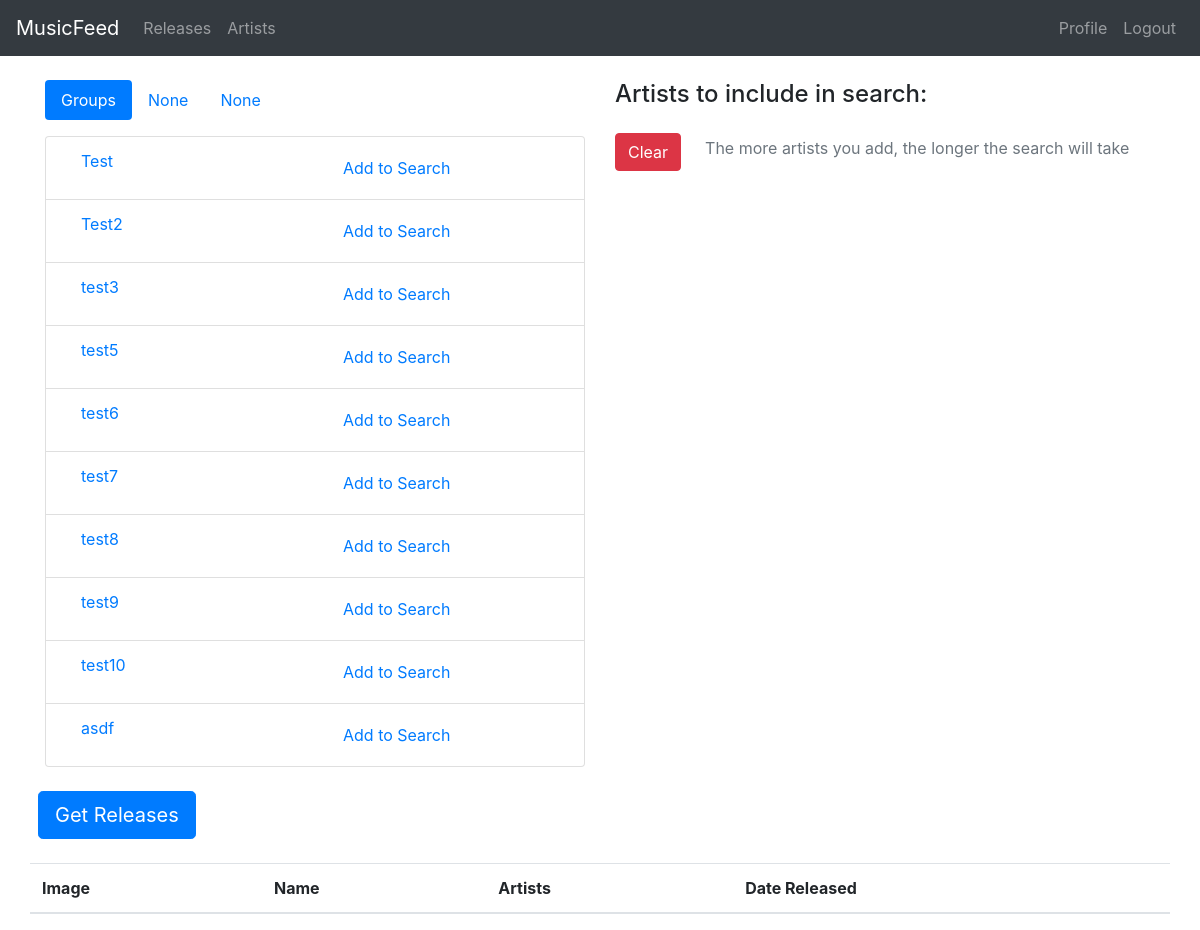
Page /releases/ (signed in) on the earlier database version.
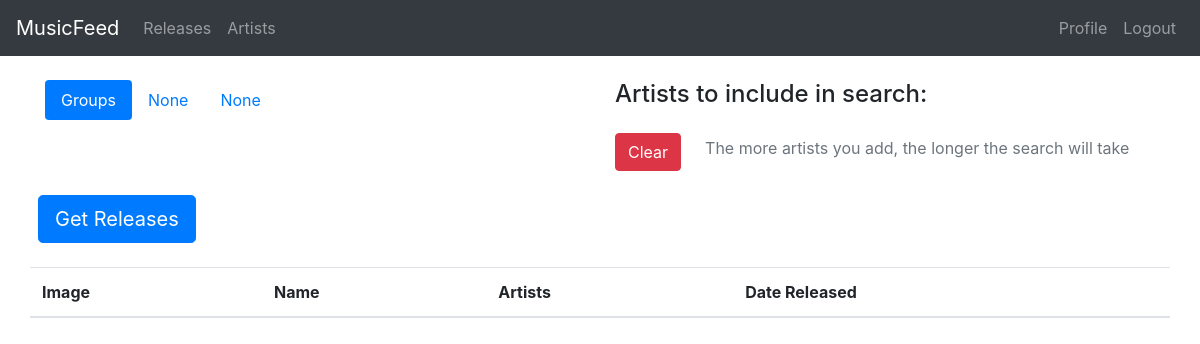
Same page on the later database version.
### feed/models.py (models this page shows, shortened)
class ArtistGroup(models.Model):
    name = models.CharField(max_length=50)
    artists = models.ManyToManyField(Artist)
    author = models.ForeignKey(User, on_delete=models.CASCADE)

### feed/views.py (the view)
# urls.py: path('releases/', views.releases, name='feed-releases'),
def releases(request):
    context = {
        'title':'Releases'
    }
    context['artistgroups'] = request.user.artistgroup_set.all()
    return render(request, 'feed/releases.html', context)

### feed/templates/feed/releases.html (shortened to what this page needs)
{% extends "feed/base.html" %}
{% block content %}
    <div class="row">
        <div class="col-12 col-md-6 mb-4 release-search-setup">
            <ul class="nav nav-pills mb-3" id="pills-tab" role="tablist">
                <li class="nav-item">
                    <a class="nav-link active" id="pills-home-tab" data-toggle="pill" href="#pills-home" role="tab" aria-controls="pills-home" aria-selected="true">Groups</a>
                </li>
                <li class="nav-item">
                    <a class="nav-link" id="pills-profile-tab" data-toggle="pill" href="#pills-profile" role="tab" aria-controls="pills-profile" aria-selected="false">None</a>
                </li>
                <li class="nav-item">
                    <a class="nav-link" id="pills-contact-tab" data-toggle="pill" href="#pills-contact" role="tab" aria-controls="pills-contact" aria-selected="false">None</a>
                </li>
            </ul>
                <div class="tab-content" id="pills-tabContent">
                    <div class="tab-pane fade show active" id="pills-home" role="tabpanel" aria-labelledby="pills-home-tab">
                        <div class="list-group">
                            {% for group in artistgroups %}
                                <li class="list-group-item">
                                    <div class="container">
                                        <div class="row">
                                            <div class="col">
                                                <a href="#">{{ group.name }}</a>
                                            </div>
                                            <div class="d-flex col align-items-center">
                                                <button type="button" class="btn btn-link add-group-button" data-group-id="{{ group.id }}" id="addGroupToForm">Add to Search</button>
                                            </div>
                                        </div>
                                    </div>
                                </li>
                            {% endfor %}
                        </div>
                    </div>
            </div>
        </div>
        <div class="col-12 col-md-6 mb-4 release-search-setup">
            <h4>Artists to include in search:</h4>
            <div class="d-flex align-items-center">
                <button class="btn btn-danger btn-small mt-2 mr-4" id="clearAddedArtists">Clear</button>
                <footer class="text-muted">The more artists you add, the longer the search will take</footer>
            </div>
        </div>
    </div>
    <div class="row mb-4">
        <form id="getReleasesForm">
            <button class="btn btn-primary btn-lg ml-2" id="getRealeasesButton" type="submit">Get Releases</button>
        </form>
    </div>
    <div class="row">
        <table class="table">
            <thead>
              <tr>
                <th scope="col">Image</th>
                <th scope="col">Name</th>
                <th scope="col">Artists</th>
                <th scope="col">Date Released</th>
              </tr>
            </thead>
          </table>
    </div>
{% endblock content %}

Differences in the rows shown:
removed ArtistGroup: name "Test"
removed ArtistGroup: name "Test2"
removed ArtistGroup: name "test3"
removed ArtistGroup: name "test5"
removed ArtistGroup: name "test6"
removed ArtistGroup: name "test7"
removed ArtistGroup: name "test8"
removed ArtistGroup: name "test9"
removed ArtistGroup: name "test10"
removed ArtistGroup: name "asdf"
